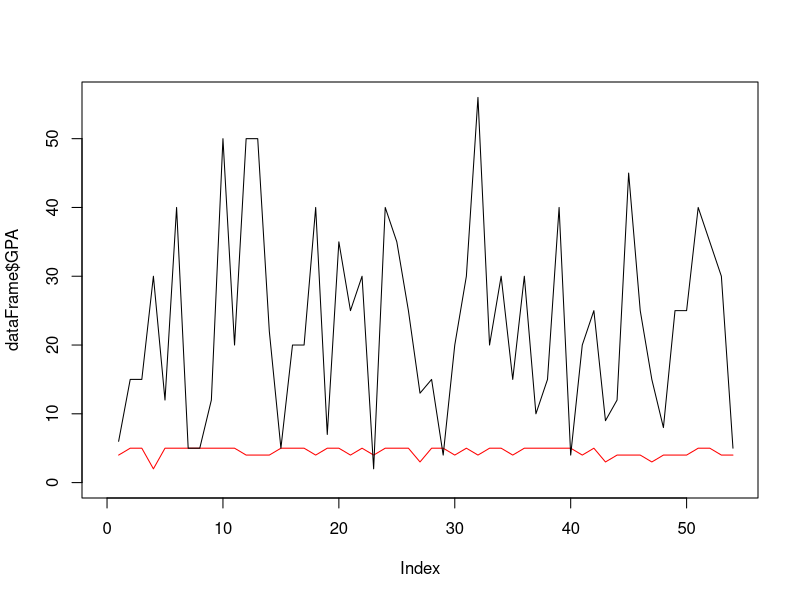
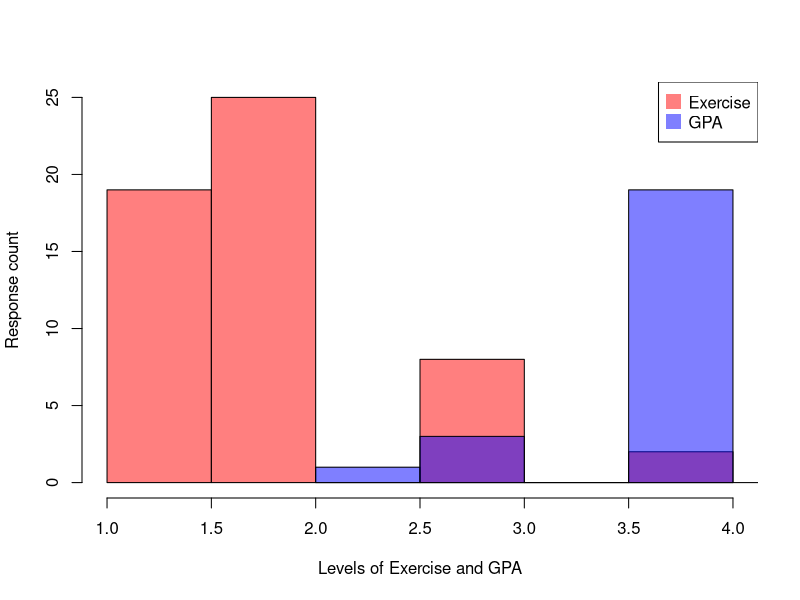
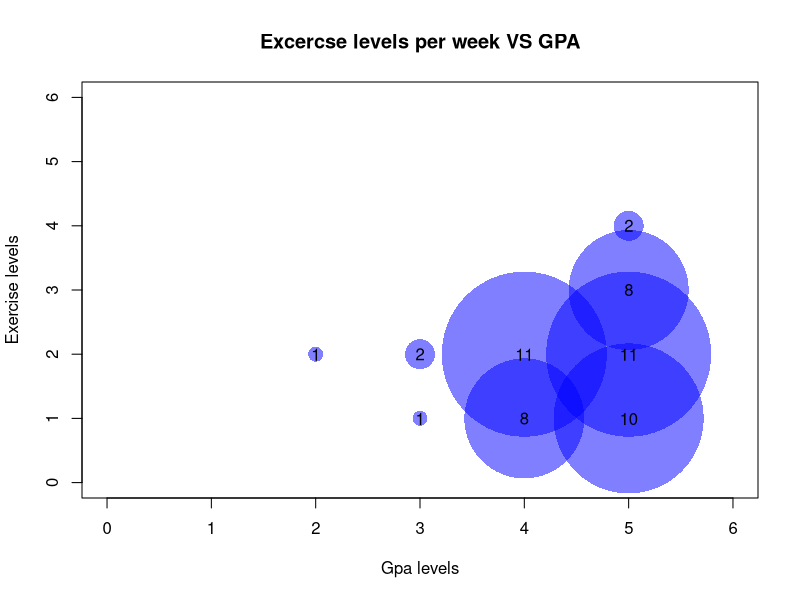
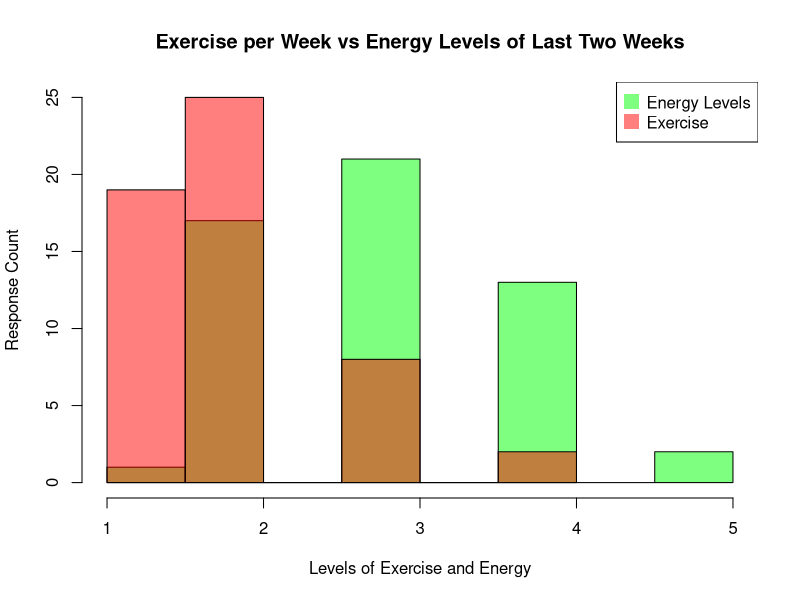
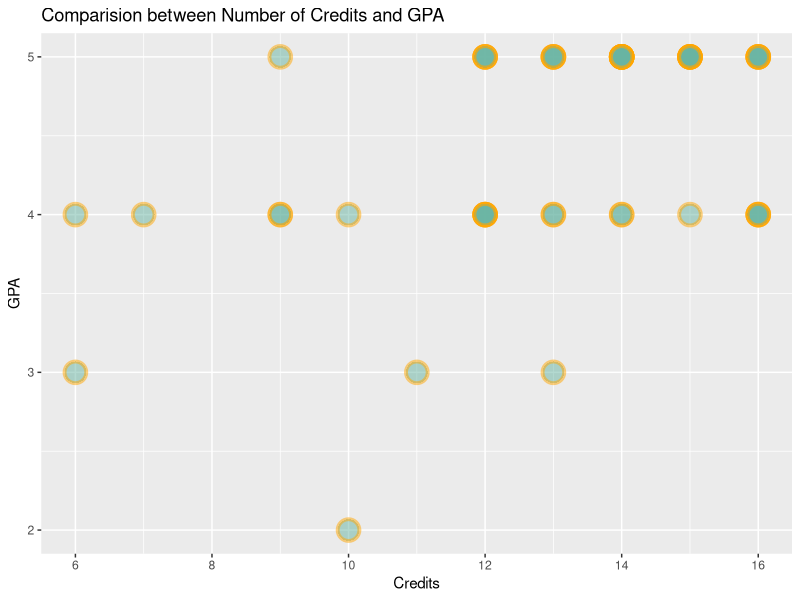
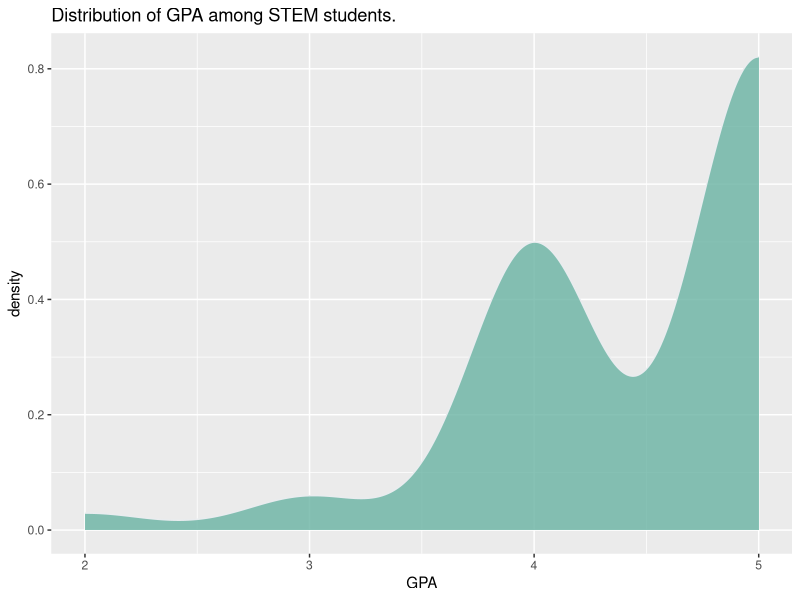
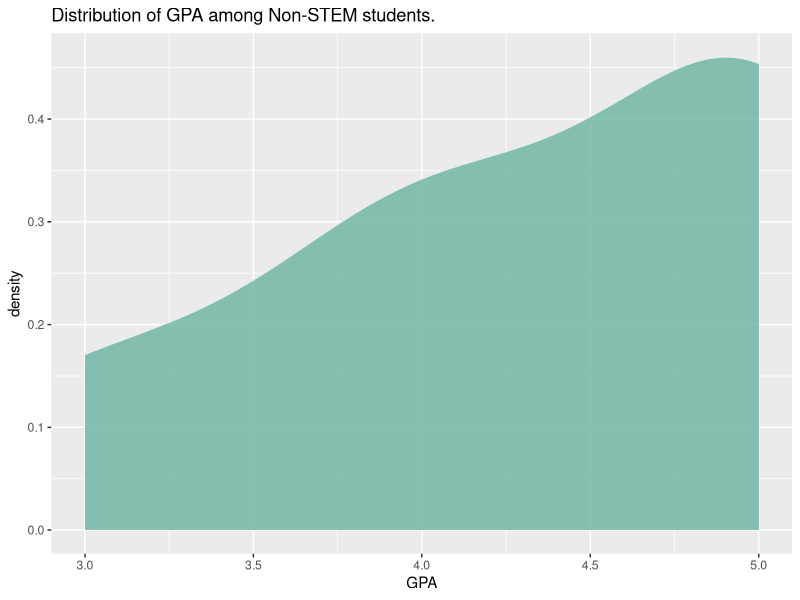

These charts were generated, in order, by the following R code:
## ---- chunk 1
#install.packages(tidyverse)
library(knitr)
library(tidyverse)

knitr::opts_chunk$set(echo = TRUE)
## ---- chunk 2

## This code block reads and re-writes all of the data into "dataFrame" to be used in each analysis

data <- read.csv('statsResponses v0.csv')
dataFrame <- data
  #GPA "success" range: 5 = Excellent, 4 = Good, 3 = Moderate, 2 = Poor, 1 = Bad
  dataFrame$GPA[dataFrame$GPA == "3.5+"] = 5
  dataFrame$GPA[dataFrame$GPA == "3-3.4"] = 4
  dataFrame$GPA[dataFrame$GPA == "2.5-2.9"] = 3
  dataFrame$GPA[dataFrame$GPA == "2-2.4"] = 2
  dataFrame$GPA[dataFrame$GPA == "<1.9"] = 1
  dataFrame$GPA = as.integer(dataFrame$GPA)
  #Modify transfer GPAs
  dataFrame$Transfers[dataFrame$Transfers == "3.5+"] = 5
  dataFrame$Transfers[dataFrame$Transfers == "3-3.4"] = 4
  dataFrame$Transfers[dataFrame$Transfers == "2.5-2.9"] = 3
  dataFrame$Transfers[dataFrame$Transfers == "2-2.4"] = 2
  dataFrame$Transfers[dataFrame$Transfers == "<1.9"] = 1
 
  #Modify credits
  dataFrame$Credits[dataFrame$Credits == "16+"] = 16
  dataFrame$Credits = as.integer(dataFrame$Credits)
  
  #Modify concentration; no struggle concentrating (1) to struggle concentrating every day (4)
  dataFrame$Concentration[dataFrame$Concentration == "Not at all"] = "1"
  dataFrame$Concentration[dataFrame$Concentration == "Several days"] = "2"
  dataFrame$Concentration[dataFrame$Concentration == "More than half of the days"] = "3"
  dataFrame$Concentration[dataFrame$Concentration == "Nearly every day"] = "4"
  dataFrame$Concentration = as.integer(dataFrame$Concentration)
   
  #Work Overall Part 1; I love what I'm doing (1) to I hate what I'm doing (5)
  #dataFrame$Work.Overall.Part.1[dataFrame$Work.Overall.Part.1 ==]
  
  #Work OVerall Part 2; my job will help my future (1) my job will not help my future (5)
  
  
  #Hours of sleep; 
  dataFrame$Hours.of.Sleep[dataFrame$Hours.of.Sleep == "0-2"] = "1"
  dataFrame$Hours.of.Sleep[dataFrame$Hours.of.Sleep == "3-4"] = "2"
  dataFrame$Hours.of.Sleep[dataFrame$Hours.of.Sleep == "5-6"] = "3"
  dataFrame$Hours.of.Sleep[dataFrame$Hours.of.Sleep == "7-8"] = "4"
  dataFrame$Hours.of.Sleep[dataFrame$Hours.of.Sleep == "8+"] = "5"
  
  #Struggle to sleep
  
  #Activity level; no exercise (1) to nearly every day in a week (4)
  dataFrame$Activities[dataFrame$Activities == "0 days a week"] = "1"
  dataFrame$Activities[dataFrame$Activities == "1-2 days a week"] = "2"
  dataFrame$Activities[dataFrame$Activities == "3-4 days a week"] = "3"
  dataFrame$Activities[dataFrame$Activities == "5-7 days a week"] = "4"
  dataFrame$Activities = as.integer(dataFrame$Activities)
  
  #Activity durations; need a conditional check where if activity level = 1 set to 0
  
  

## ---- chunk 3

plot(dataFrame$GPA, type = "l", col = "red", xlim = c(0,length(dataFrame$Timestamp)), ylim = c(0,max(dataFrame$Hours.of.Studying)))
lines(dataFrame$Hours.of.Studying, col = "black")

## ---- chunk 4

######## Tony added code 04/22/2022 In-Progress ###############

#Modify hours of sleep to be numeric
dataFrame$Hours.of.Sleep = as.integer(dataFrame$Hours.of.Sleep)

#Create list of data without NAs in commute times
data_no_na_commute_times = dataFrame %>% drop_na(Commute.Time)


#lines(x= 0:100, y = dunif(seq(0, 1, 0.01), min=0, max=50), col="green")
#lines(1.35*dnorm(0:100, mean(temp_data_row_means), sd(temp_data_row_means)), col='purple')
#lines(3.5*dpois(0:100, mean(temp_data_row_means)), col='red')
#lines(7*dexp(0:100, 1/mean(temp_data_row_means)), col='blue')
#lines(3.5*dgamma(0:100, mean(temp_data_row_means)), col='orange')

#legend(48, 0.25, legend=c("Uniform Dist", "Normal Dist", "Poisson Dist", "Exponential Dist", "Gamma Dist"),
       #col=c("green", "purple", "red", "blue", "orange"), lty=1, cex=0.75)

########################### VIEW THE RELATIONSHIP BETWEEN EXERCISE AND GPA ##############


#Create data
set.seed(1)
 
# Base histogram
hist(dataFrame$Activities,  col=rgb(1,0,0,0.5), xlab="Levels of Exercise and GPA", 
     ylab="Response count", main="" )

# Second with add=T to plot on top
hist(dataFrame$GPA, col=rgb(0,0,1,0.5), add=T)

# Add legend
legend("topright", legend=c("Exercise","GPA"), col=c(rgb(1,0,0,0.5), 
     rgb(0,0,1,0.5)), pt.cex=2, pch=15 )


# Create scatter plot for with GPA as y-axis and Exercise as X-value

#I count the occurence of each couple of values. Eg : number of time a=1 and b=1, number of time a=1 and b=2 etc...
AA <- xyTable(dataFrame$GPA,dataFrame$Activities)
 
#Now I can plot this ! I represent the dots as big as the couple occurs often
coeff_bigger <- 2
plot(AA$x , AA$y , cex=AA$number*coeff_bigger  , pch=16 , col=rgb(0,0,1,0.5) , xlab= "Gpa levels" , ylab="Exercise levels" , xlim=c(0,6) , ylim=c(0,6), main="Excercse levels per week VS GPA")
text(AA$x , AA$y , AA$number )
 
#Note : It's easy to make a function that will compute this kind of plot automaticaly :
represent_discrete_variable <- function(var1, var2 , coeff_bigger){
  AA=xyTable(var1,var2)
  plot(AA$x , AA$y , cex=AA$number*coeff_bigger  , pch=16 , col="chocolate1" , xlab= "value of a" , ylab="value of b" )
  text (AA$x , AA$y , AA$number )
}


########## Comparison for subquestion of exercise levels and energy levels ##############################

# Base histogram
hist(dataFrame$Energy.Level,  col=rgb(0,1,0,0.5), xlab="Levels of Exercise and Energy", 
     ylab="Response Count", main="Exercise per Week vs Energy Levels of Last Two Weeks", ylim = c(0,25))

# Second with add=T to plot on top
hist(dataFrame$Activities, col=rgb(1,0,0,0.5), add=T)

# Add legend
legend("topright", legend=c("Energy Levels","Exercise"), col=c(rgb(0,1,0,0.5), 
     rgb(1,0,0,0.5)), pt.cex=2, pch=15 )

## ---- chunk 5
########## Hypothesis Test for Exercise & GPA vs No Exercise and GPA ##############################

no_exercise_GPAs = dataFrame$GPA[dataFrame$Activities == 1]
exercise_GPAs = dataFrame$GPA[dataFrame$Activities != 1]

#For the t.test we want to make the claim "Exercise of any frequency raises a student GPA". This mean that our null hypothesis we must claim that the opposite is true or that "There is no difference in GPAs" is true.

#If we run a t.test with 0.95 confidence level, our p-value must be lower than 0.05 for us to refuse the null hypothesis that "There is no difference in GPAs" is true.
#Also, if the confidence interval holds the value of 0.0 then this means that our difference in means from both sets are negligible. 

t.test(no_exercise_GPAs, exercise_GPAs, conf.level = 0.95)


## ---- chunk 6

ggplot(dataFrame, aes(x=Credits, y=GPA)) + 
    geom_point(
        color="orange",
        fill="#69b3a2",
        shape=21,
        alpha=0.5,
        size=6,
        stroke = 2
        ) + ggtitle("Comparision between Number of Credits and GPA")
## ---- chunk 7
STEMMaj_Data<- subset(dataFrame, Major == "Yes")
NONSTEMMaj_Data<- subset(dataFrame, Major == "No")

STEMMaj_Data %>% ggplot( aes(x=GPA)) +
    geom_density(fill="#69b3a2", color="#e9ecef", alpha=0.8) + ggtitle("Distribution of GPA among STEM students.")
NONSTEMMaj_Data %>% ggplot( aes(x=GPA)) +
    geom_density(fill="#69b3a2", color="#e9ecef", alpha=0.8)+ ggtitle("Distribution of GPA among Non-STEM students.")

